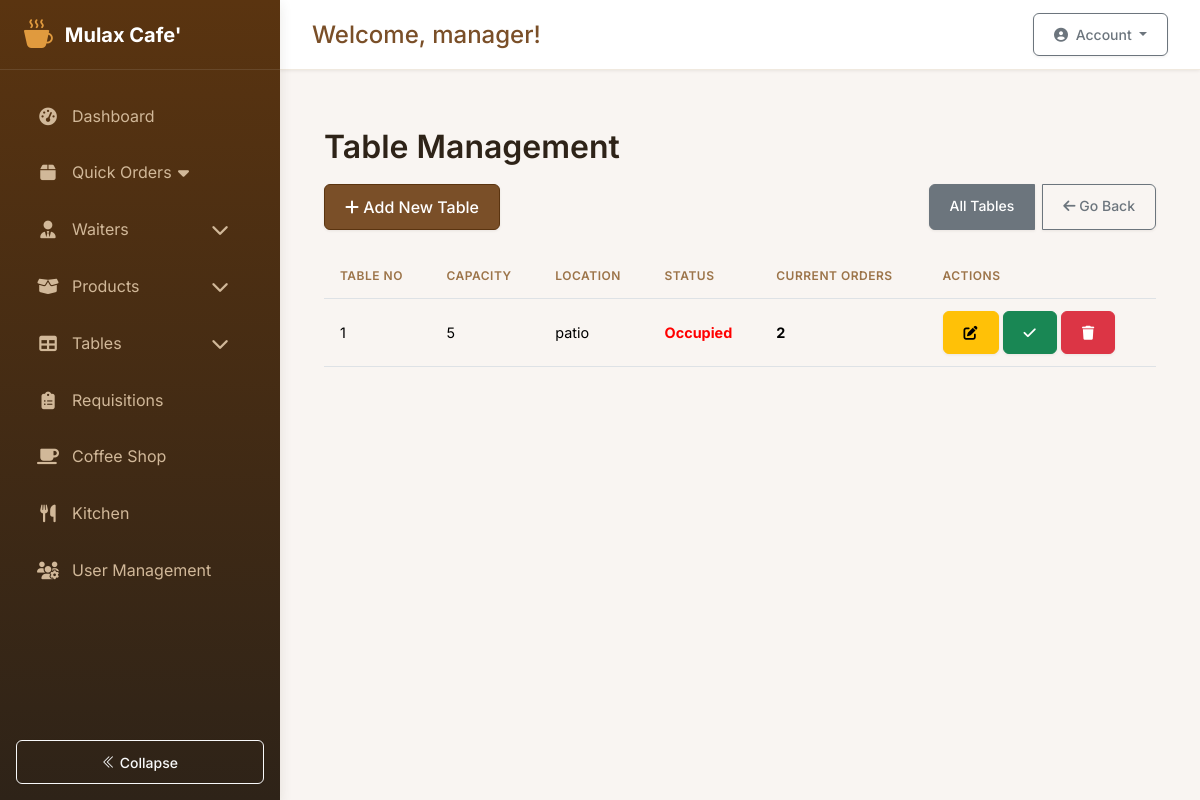
Page /tables/ (signed in) on the earlier database version.
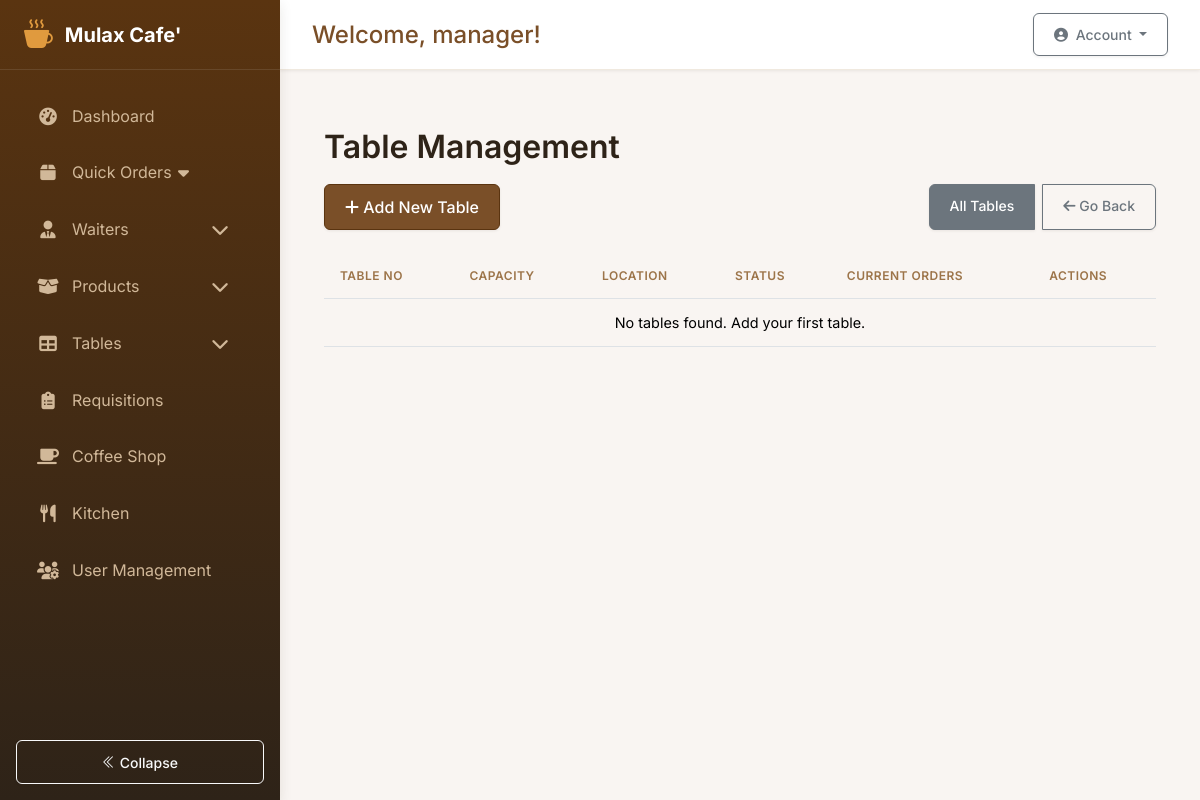
Same page on the later database version.
### app/models.py (models this page shows)
class Table(db.Model):
    __tablename__ = 'tables'
    id = db.Column(db.Integer, primary_key=True)
    number = db.Column(db.Integer, unique=True, nullable=False)
    is_occupied = db.Column(db.Boolean, default=False)
    capacity = db.Column(db.Integer, nullable=False, default=2)
    location = db.Column(db.String(50))  # e.g., "Patio", "Main Dining", "Bar"
    orders = db.relationship('Order', back_populates='table', lazy='dynamic')

### app/routes/tables.py (the view)
@bp.route('/')
@login_required
def list_tables():
    tables = Table.query.order_by(Table.number).all()
    for table in tables:
        table.active_orders = Order.query.filter(
            Order.table_id == table.id,
            Order.status.in_(['pending', 'preparing', 'served'])
        ).count()
    return render_template('tables/list.html', tables=tables, Order=Order)

### app/models.py (called while the page is built)
    def is_system_control(self):
        return self.role == 'system_control' or self.is_admin

    def is_employee(self):
        return self.role == 'employee'

    def get_current_shift(self):
        if self.is_admin or self.is_system_control():
            return None  # Admins can see all shifts
        return self.current_shift

### app/templates/tables/list.html
{% extends 'base.html' %}
{% block content %}
<div class="container mt-4">
    <h2>Table Management</h2>
    <div class="mb-4 d-flex justify-content-between">
        <a href="{{ url_for('tables.new_table') }}" class="btn btn-primary">
            <i class="fas fa-plus"></i> Add New Table
        </a>
        <div class="btn-group gap-2">
            <a href="{{ url_for('tables.list_tables') }}" class="btn btn-sm btn-outline-secondary active">
                All Tables
            </a>
            <a href="{{ url_for('coffee.new_sale') }}" class="btn btn-outline-secondary btn-sm">
                <i class="fas fa-arrow-left"></i> Go Back
            </a>
        </div>
    </div>
    <div class="table-responsive">
        <table class="table table-hover">
            <thead class="thead-light">
                <tr>
                    <th>Table No</th>
                    <th>Capacity</th>
                    <th>Location</th>
                    <th>Status</th>
                    <th>Current Orders</th>
                    <th>Actions</th>
                </tr>
            </thead>
            <tbody>
                {% for table in tables %}
                <tr>
                    <td>{{ table.number }}</td>
                    <td>{{ table.capacity }}</td>
                    <td>{{ table.location or '-' }}</td>
                    <td style="color: {{ 'red' if table.is_occupied else 'green' }}; font-weight: bold;">
                        {{ 'Occupied' if table.is_occupied else 'Available' }}
                    </td>
                    <td style="color: black; font-weight: bold;">
                        {{
                            table.orders.filter(Order.status.in_(['pending', 'preparing', 'served'])).count()
                            if table.orders.filter(Order.status.in_(['pending', 'preparing', 'served'])).count() > 0
                            else 0
                        }}
                    </td>
                    <td>
                        <a href="{{ url_for('tables.edit_table', table_id=table.id) }}"
                           class="btn btn-sm btn-warning" title="Edit">
                            <i class="fas fa-edit"></i>
                        </a>
                        <form method="post"
                              action="{{ url_for('tables.toggle_table', table_id=table.id) }}"
                              class="d-inline">
                            <button type="submit"
                                    class="btn btn-sm btn-{{ 'success' if table.is_occupied else 'secondary' }}"
                                    title="{{ 'Mark Available' if table.is_occupied else 'Mark Occupied' }}">
                                <i class="fas fa-{{ 'check' if table.is_occupied else 'times' }}"></i>
                            </button>
                        </form>
                        <form method="post"
                              action="{{ url_for('tables.delete_table', table_id=table.id) }}"
                              class="d-inline"
                              onsubmit="return confirm('Delete this table?');">
                            <button type="submit" class="btn btn-sm btn-danger" title="Delete">
                                <i class="fas fa-trash"></i>
                            </button>
                        </form>
                    </td>
                </tr>
                {% else %}
                <tr>
                    <td colspan="6" class="text-center">No tables found. Add your first table.</td>
                </tr>
                {% endfor %}
            </tbody>
        </table>
    </div>
</div>
{% endblock %}

Differences in the rows shown:
removed Table: number "1", capacity "5", location "patio", is_occupied "Occupied", orders.filter "2"
Other differences:
text now shown: "No tables found. Add your first table."
